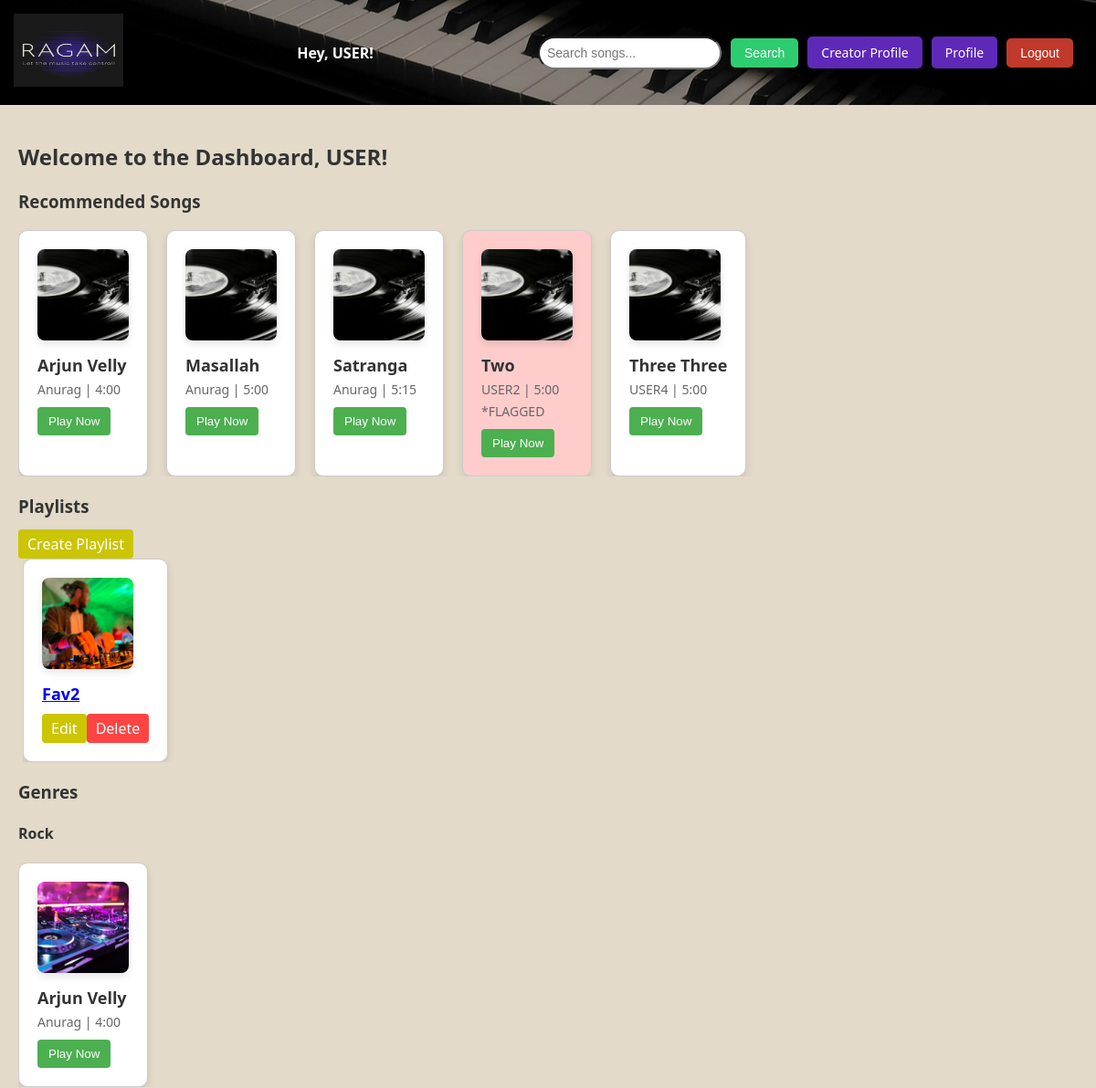
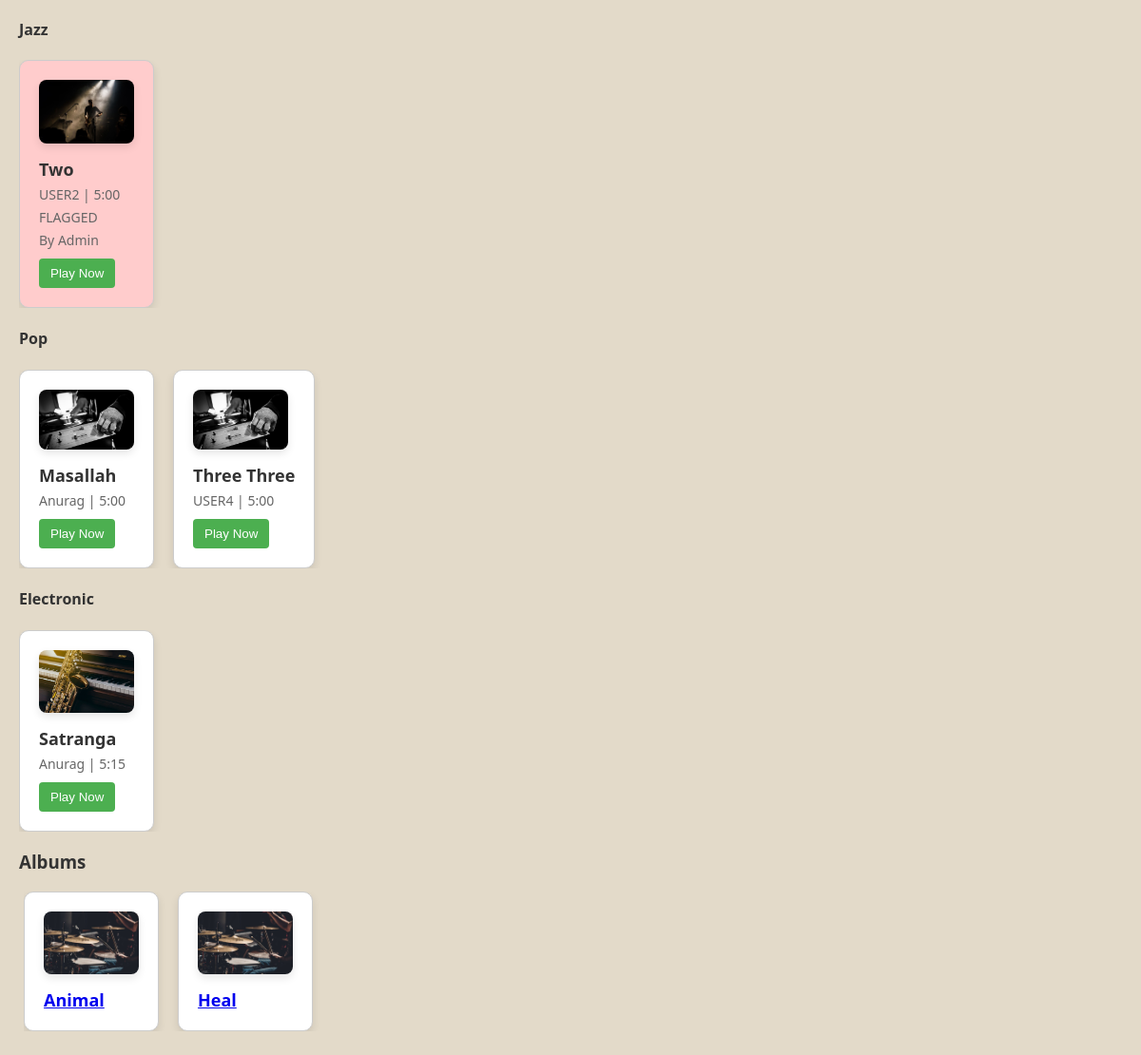
The page /dashboard (signed in) on the database its author committed (2 pictures, top to bottom).
### models.py (models this page shows, shortened)
class Song(db.Model):
    id = db.Column(db.Integer, primary_key=True)
    title = db.Column(db.String(255), nullable=False)
    lyrics = db.Column(db.Text, nullable=True)
    duration = db.Column(db.String(20), nullable=False)
    date_created = db.Column(db.DateTime, default=db.func.current_timestamp())
    artist = db.Column(db.String(100))
    file_path = db.Column(db.String(255), nullable=False)
    playlists = relationship('Playlist', secondary='playlist_song', back_populates='songs')
    genre = db.Column(db.String(20))
    flag = db.Column(db.Boolean, default=False)  # Add this line for genre
    album_id = db.Column(db.Integer, ForeignKey('album.id'), nullable=True)  # Add this line for album
    album = relationship('Album', back_populates='songs', lazy=True)

class Playlist(db.Model):
    id = db.Column(db.Integer, primary_key=True)
    name = db.Column(db.String(100), nullable=False)
    user_id = db.Column(db.Integer, db.ForeignKey('user.id'), nullable=False)
    songs = relationship('Song', secondary='playlist_song', back_populates='playlists')

class Album(db.Model):
    id = db.Column(db.Integer, primary_key=True)
    name = db.Column(db.String(100), nullable=False)
    user_id = db.Column(db.Integer, nullable=False)
    flag = db.Column(db.Boolean, default=False)
    songs = relationship('Song', back_populates='album', lazy=True)

### routes.py (the view)
@app.route('/dashboard')
def dashboard():
    if 'user_id' in session:
        songs = Song.query.all()
        user_playlists = Playlist.query.filter_by(user_id=session['user_id']).all()
        albums = Album.query.all()
        rock_songs = Song.query.filter_by(genre='rock').all()  # Add this line
        jazz_songs = Song.query.filter_by(genre='jazz').all()  # Add this line
        electronic_songs = Song.query.filter_by(genre='electronic').all()  # Add this line
        pop_songs = Song.query.filter_by(genre='pop').all()  # Add this line
        return render_template('dashboard.html', songs=songs, user_playlists=user_playlists, albums=albums, rock_songs=rock_songs, jazz_songs=jazz_songs, electronic_songs=electronic_songs, pop_songs=pop_songs)
    else:
        flash('Please log in to access the dashboard.', 'error')
        return redirect(url_for('user_login'))

### templates/dashboard.html (shortened to what this page needs)
{% extends 'base.html' %}
{% block user_greeting %}Hey, {{ session['name'] }}!{% endblock %}
{% block content %}
    <div class="dashboard-container" style="background-color: #e3dac9;">
        <h2>Welcome to the Dashboard, {{ session['name'] }}!</h2>
        <div class="recommended-songs">
            <h3>Recommended Songs</h3>
            <div class="song-list">
                {% for song in songs %}
                    {% if song.flag == 1 %}
                        <div class="song-card flagged">
                    {% else %}
                        <div class="song-card">
                    {% endif %}
                        <div class="song-image">
                            <img src="../static/artworks-bfrVU4o5TQyi2q56-lE1nTw-t500x500.jpg" alt="{{ song.title }}">
                        </div>
                        <div class="song-info">
                            <h4>{{ song.title }}</h4>
                            <p class="artist">{{ song.artist }} | {{ song.duration }}</p>
                            {% if song.flag == 1 %}
                                <p>*FLAGGED</p>
                            {% endif %}
                        </div>
                        <div class="song-buttons">
                            <form method="get" action="{{ url_for('read_lyrics', song_id=song.id) }}" style="display:inline;">
                                <button type="submit">Play Now</button>
                            </form>
                        </div>
                    </div>
                {% endfor %}
            </div>
        </div>
        <div class="playlists">
            <h3>Playlists</h3>
            <a href="{{ url_for('create_playlist') }}" class="playlist-button">Create Playlist</a>
            <div class="playlist-list">
                {% for playlist in user_playlists %}
                        <div class="song-card">
                            <div class="song-image">
                                <img src="../static/playlist.jpg" alt="{{ playlist.name }}">
                            </div>
                            <div class="song-info">
                                <h4><a href="{{ url_for('view_playlist', playlist_id=playlist.id) }}">{{ playlist.name }}</a></h4>
                            </div>
                            <div class="song-buttons">
                                <a href="{{ url_for('edit_playlist', playlist_id=playlist.id) }}" class="playlist-button">Edit</a>
                                <a href="{{ url_for('delete_playlist', playlist_id=playlist.id) }}" class="delete-button">Delete</a>
                            </div>
                        </div>
                {% endfor %}
            </div>
        </div>
<div class="genres">
    <h3>Genres</h3>
    <div class="genre-list">
        <h4>Rock</h4>
        <div class="song-list">
            {% for song in rock_songs %}
            {% if song.flag == 1 %}
            <div class="song-card flagged">
        {% else %}
        <div class="song-card">
        {% endif %}
        <div class="song-image">
            <img src="../static/artworks-000598616381-95y7hx-t500x500.jpg" alt="{{ song.title }}">
        </div>
                    <div class="song-info">
                        <h4>{{ song.title }}</h4>
                        <p class="artist">{{ song.artist }} | {{ song.duration }}</p>
                    </div>
                    <div class="song-buttons">
                        <form method="get" action="{{ url_for('read_lyrics', song_id=song.id) }}" style="display:inline;">
                            <button type="submit">Play Now</button>
                        </form>
                    </div>
                </div>
            {% endfor %}
        </div>
        <h4>Jazz</h4>
        <div class="song-list">
            {% for song in jazz_songs %}
            {% if song.flag == 1 %}
                <div class="song-card flagged">
            {% else %}
                <div class="song-card">
            {% endif %}
            <div class="song-image">
                <img src="../static/audience-band-concert-crowd.jpg" alt="{{ song.title }}">
            </div>
                    <div class="song-info">
                        <h4>{{ song.title }}</h4>
                        <p class="artist">{{ song.artist }} | {{ song.duration }}</p>
                        {% if song.flag == 1 %}
                            <p> FLAGGED </p>
                            <p> By Admin</p>
                        {% endif %}
                    </div>
                    <div class="song-buttons">
                        <form method="get" action="{{ url_for('read_lyrics', song_id=song.id) }}" style="display:inline;">
                            <button type="submit">Play Now</button>
                        </form>
                    </div>
                </div>
            {% endfor %}
        </div>
        <h4>Pop</h4>
        <div class="song-list">
            {% for song in pop_songs %}
            {% if song.flag == 1 %}
                <div class="song-card flagged">
            {% else %}
                <div class="song-card">
                    {% endif %}
                    <div class="song-image">
                        <img src="../static/hiphop.jpg" alt="{{ song.title }}">
                    </div>
                    <div class="song-info">
                        <h4>{{ song.title }}</h4>
                        <p class="artist">{{ song.artist }} | {{ song.duration }}</p>
                    </div>
                    <div class="song-buttons">
                        <form method="get" action="{{ url_for('read_lyrics', song_id=song.id) }}" style="display:inline;">
                            <button type="submit">Play Now</button>
                        </form>
                    </div>
                </div>
            {% endfor %}
        </div>
        <h4>Electronic</h4>
        <div class="song-list">
            {% for song in electronic_songs %}
            {% if song.flag == 1 %}
                <div class="song-card flagged">
            {% else %}
                <div class="song-card">
                    {% endif %}
                    <div class="song-image">
                        <img src="../static/iStock-1296169691-scaled.jpg" alt="{{ song.title }}">
                    </div>
                    <div class="song-info">
                        <h4>{{ song.title }}</h4>
                        <p class="artist">{{ song.artist }} | {{ song.duration }}</p>
                    </div>
                    <div class="song-buttons">
                        <form method="get" action="{{ url_for('read_lyrics', song_id=song.id) }}" style="display:inline;">
                            <button type="submit">Play Now</button>
                        </form>
                    </div>
                </div>
            {% endfor %}
        </div>
    </div>
</div>
        <h3>Albums</h3>
        <div class="playlist-list">
            {% for album in albums %}
                <div class="{% if album.flag == 1 %}song-card flagged{% else %}playlist-card{% endif %}">
                    <div class="playlist-info">
                        <div class="song-image">
                            <img src="../static/drums-set-people-man.jpg" alt="{{ album.name }}">
                        </div>
                        <h4><a href="{{ url_for('uview_album', album_id=album.id) }}">{{ album.name }}</a></h4>
                    </div>
                </div>
            {% endfor %}
        </div>
    </div>
{% endblock %}

### templates/base.html (shortened to what this page needs)
<!DOCTYPE html>
<html lang="en">
<head>
</head>
<body>
    <header>
        <a href="{{ url_for('dashboard') }}" class="logo"><img src="/static/logo.png" alt="RAGAM Logo"></a>
        <div class="user-greeting"> {% block user_greeting %}{% endblock %}</div>
        <div class="profile-buttons">
            <div class="search-bar">
                <form method="get" action="{{ url_for('search_results') }}" class="search-form">
                    <input type="text" name="query" class="search-input" placeholder="Search songs...">
                    <input type="submit" value="Search" class="search-button">
                </form>
            </div>
            {% block creator_profile_button %}
                {% if session['is_creator'] %}
                    <a href="{{ url_for('creator_profile') }}" class="profile-button">Creator Profile</a>
                {% else %}
                    <a href="{{ url_for('uploadsong') }}" class="profile-button">Register as Creator?</a>
                {% endif %}
            {% endblock %}
            <a href="{{ url_for('profile') }}" class="profile-button">Profile</a>
            <form action="{{ url_for('logout') }}" method="post">
                <button type="submit" class="logout-button">Logout</button>
            </form>
        </div>
    </header>
    <main>
        {% block content %}{% endblock %}
    </main>
</body>
</html>

### templates/base.html (style rules this page uses)
body { font-family: 'Segoe UI', Tahoma, Geneva, Verdana, sans-serif; margin: 0; padding: 0; background-color: #e3dac9 ; color: #333; }
header { background: url('/static/download.jpeg') center center no-repeat; color: #fff; padding: 15px; display: flex; justify-content: space-between; align-items: center; }
.logo img { height: 80px; width: 120px; }
.user-greeting { margin-left: 10px; font-weight: bold; }
.profile-buttons { display: flex; align-items: center; }
.profile-button, .logout-button { margin-right: 10px; padding: 8px 15px; border: none; border-radius: 5px; cursor: pointer; font-size: 14px; }
.profile-button { background-color: #5e29b9; color: #fff; text-decoration: none; }
.logout-button { background-color: #c0392b; color: #fff; }
.search-bar { margin: 20px 0; }
.search-form { display: flex; justify-content: space-between; align-items: center; }
.search-input { flex-grow: 1; margin-right: 10px; padding: 8px; font-size: 14px; border-radius: 20px; }
.search-button { padding: 8px 15px; background-color: #2ecc71; color: #fff; border: none; border-radius: 5px; cursor: pointer; font-size: 14px; margin-right: 10px }

### templates/dashboard.html (style rules this page uses)
.recommended-songs, .playlists, .genres { text-align: left; margin-top: 20px; }
.song-list { display: flex; overflow-x: auto; }
.song-card { border: 1px solid #ccc; border-radius: 10px; padding: 20px; margin-right: 20px; background-color: #fff; box-shadow: 0 4px 8px rgba(0, 0, 0, 0.1); flex: 0 0 auto; transition: transform 0.2s ease-in-out; }
.song-image { max-width: 100px; margin-bottom: 10px; }
.song-image img { width: 100%; border-radius: 8px; box-shadow: 0 4px 8px rgba(0, 0, 0, 0.1); }
.song-info { text-align: left; }
.song-info h4 { margin: 0; font-size: 18px; }
.song-info p { margin: 5px 0; color: #666; font-size: 14px; }
.song-buttons { display: flex; justify-content: space-between; margin-top: 10px; }
button { padding: 8px 12px; cursor: pointer; background-color: #4caf50; color: #fff; border: none; border-radius: 4px; }
.playlist-list { display: flex; overflow-x: auto; margin: 5px; }
.playlist-card { border: 1px solid #ccc; border-radius: 10px; padding: 20px; margin-right: 20px; background-color: #fff; box-shadow: 0 4px 8px rgba(0, 0, 0, 0.1); flex: 0 0 auto; transition: transform 0.2s ease-in-out; }
.playlist-info { text-align: left; }
.playlist-info h4 { margin: 0; font-size: 18px; }
.delete-button { color: #fff; background-color: #ff4444; padding: 5px 10px; border-radius: 4px; text-decoration: none; }
.playlist-button { color: #fff; background-color: #cbc503; padding: 5px 10px; border-radius: 4px; text-decoration: none; }
.flagged { background-color: #ffcccc; }
.dashboard-container { background-color: #e3dac9; padding: 20px; }

### rows shown on the page
Song: title "Arjun Velly", artist "Anurag", duration "4:00"
Song: title "Masallah", artist "Anurag", duration "5:00"
Song: title "Satranga", artist "Anurag", duration "5:15"
Song: title "Two", artist "USER2", duration "5:00", flag "*FLAGGED"
Song: title "Three Three", artist "USER4", duration "5:00"
Playlist: name "Fav2"
Album: name "Animal"
Album: name "Heal"

### other values the page prints
{{ session['name'] }} "USER"
